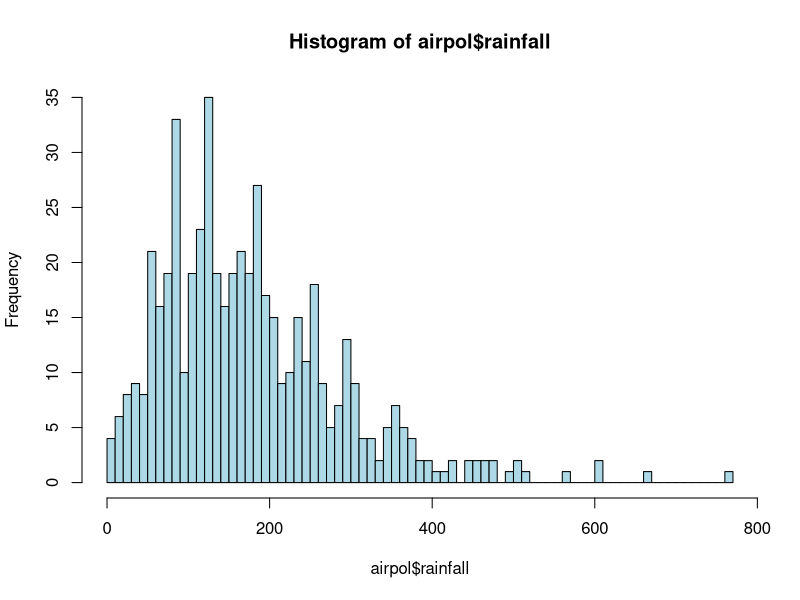

Here is the R script that generated this plot:
getwd()                       # returns current working directory
setwd("/Users/CaitlynLim/Documents/RScripts/Enviroment")

airpol <-read.csv("airpollution.csv")

View(airpol)



ncol(airpol)
nrow(airpol) #526 months of rain data
rain <- airpol$rainfall 
meantemp <- (airpol$maxtemp + airpol$mintemp)/2
View(meantemp)

mean(airpol$rainfall, na.rm = TRUE) #mean rainfall
sd(airpol$rainfall, na.rm = TRUE)

hist(airpol$rainfall, 
     col = "lightblue", 
     breaks = 100
)
#Amount of times it was around 100mm is the highest 

max(airpol$rainfall) #765.9
min(airpol$rainfall) #0.2

lm(meantemp ~ rainfall, data = airpol)
#for every 1mm increase in rainfall, mean temp decrease by 0.003519 degrees

names(airpol)

airpol[1:5, c("maxtemp", "mintemp")]  

airpol[is.na(airpol$maxtemp) | is.na(airpol$mintemp), c("maxtemp","mintemp")] 
